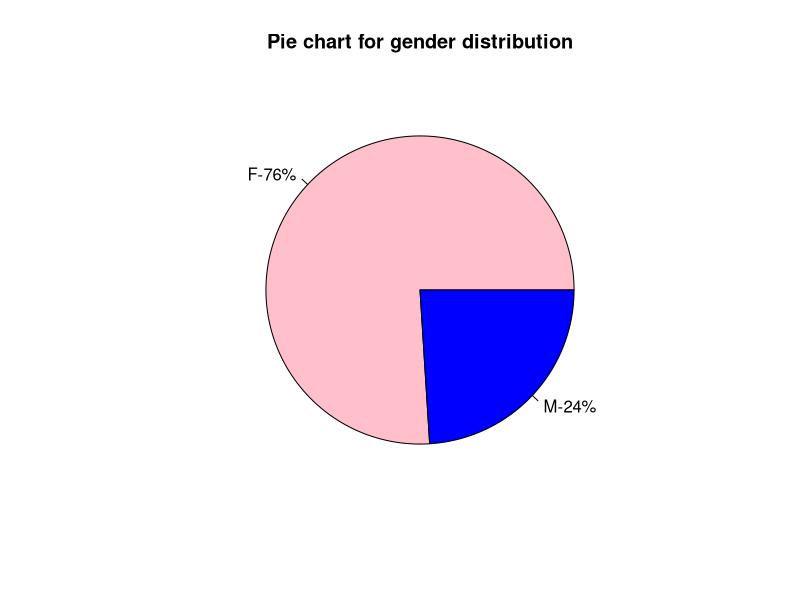
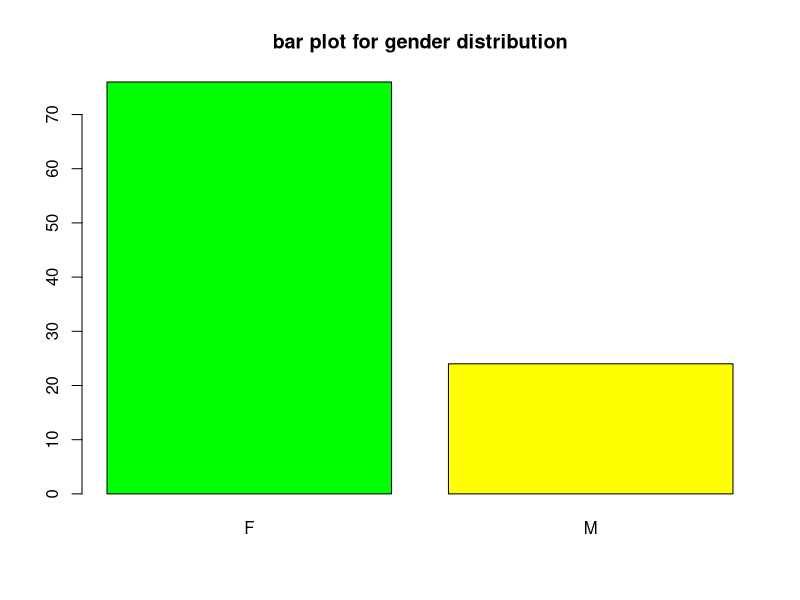
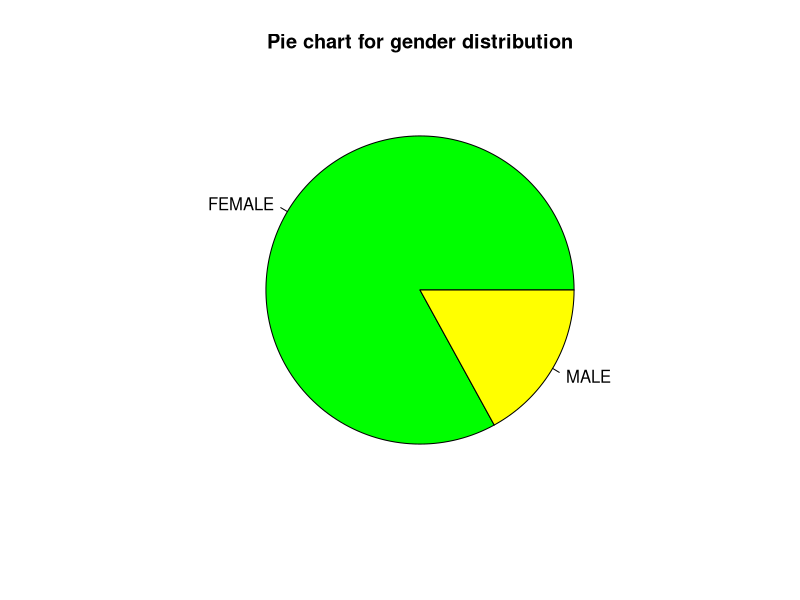
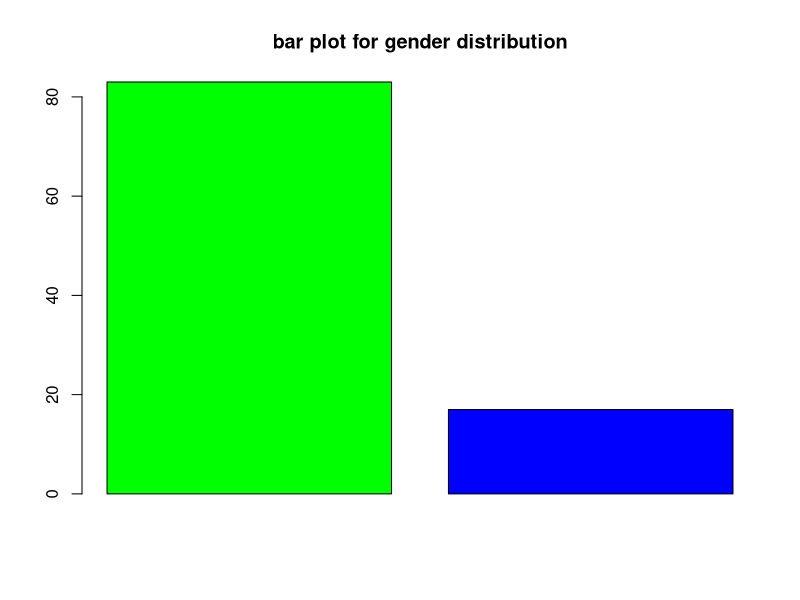
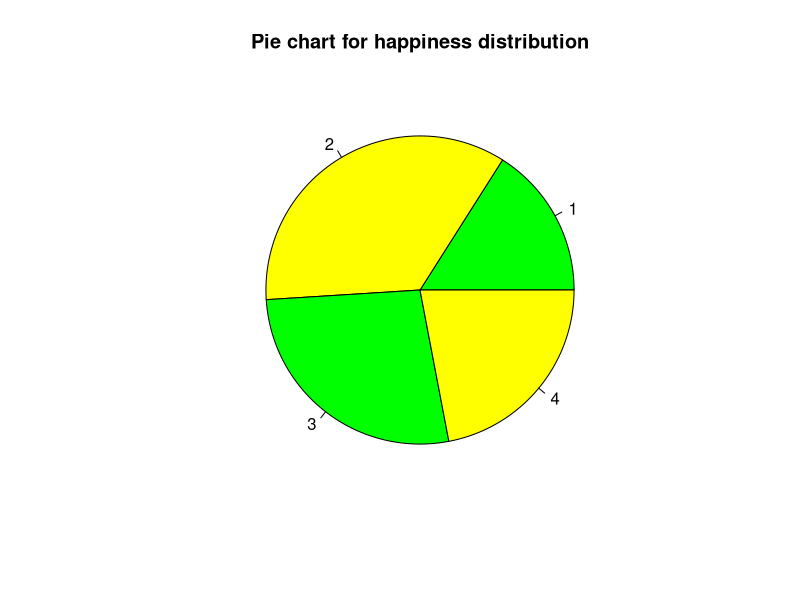
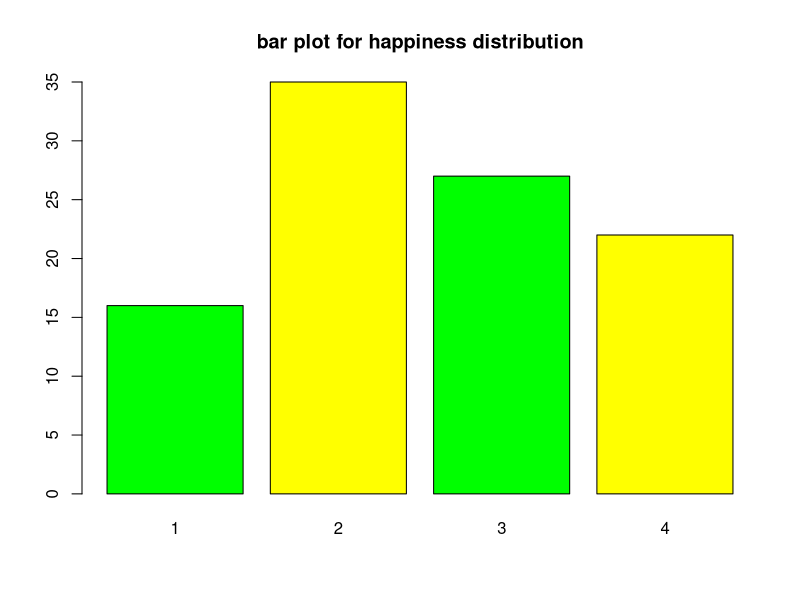
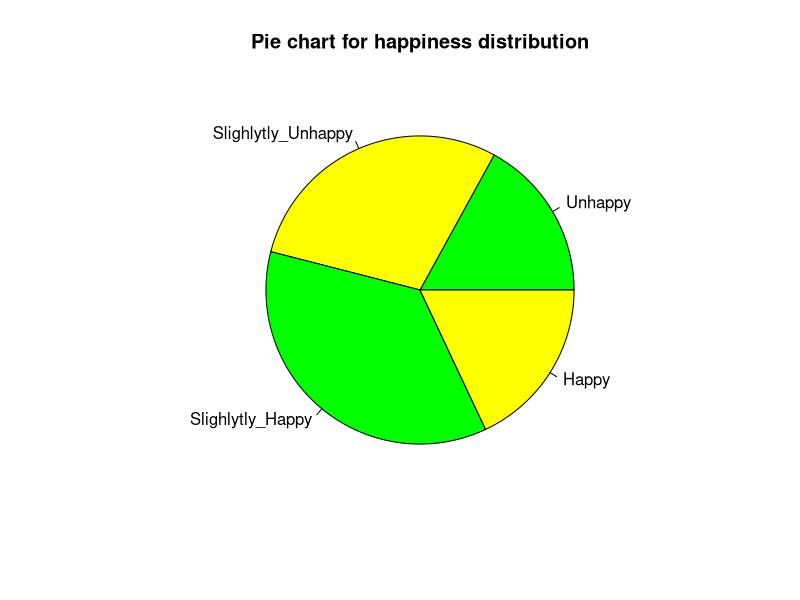
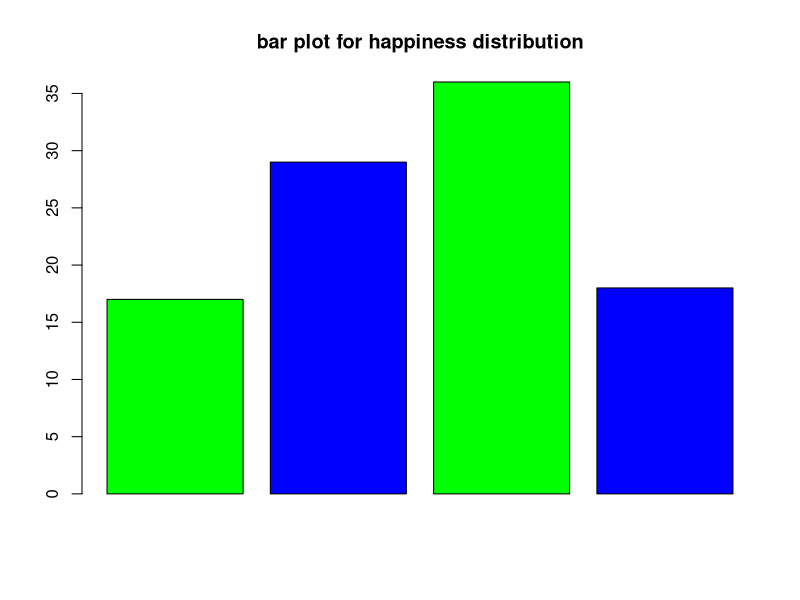

The R source for these figures, in order:
#################################################################################
#########################       ADDITIONAL    ###################################
#################################################################################
# Creating GENDER variable : METHOD 01
set.seed(111)
GENDER= rbinom(100,1,0.2)
GENDER[GENDER==0] = "F"
GENDER[GENDER==1] = "M"
GENDER
#Creating GENDER variable : METHOD 02
# Using sample function
GENDER_01 = sample(c("M","F"), size = 100, replace = T, prob = c(0.2,0.8))


#Creating AGE variable : METHOD 01
AGE= rnorm(100,55,2.5)
AGE=round(AGE,0)
#Creating AGE variable : METHOD 02
#Using sample function
AGE_01 = sample(c(55:65), size = 100, replace = T, prob = 1/11*c(1,1,1,1,1,1,1,1,1,1,1))




#Creating FAMILY variable : METHOD 01
FAMILY = rpois(100,3) + 1
#Creating FAMILY variable : METHOD 02
#Using sample function
FAMILY_01 = sample(c(2:7), size = 100, replace = T, prob = c(0.05,0.2,0.25,.25,.2,.05))


#Creating SALARY Variable : METHOD 01
SALARY = rnorm(100,50000,20000)

#Creating HAPINESS variable : METHOD 01
HAPPYNESS_SCORE = sample(c(1,2,3,4), size = 100, replace = T, prob = c(0.2,0.3,0.3,0.2))

# Creating the Data Frame
Happiness = data.frame(GENDER_01, AGE_01, FAMILY_01, SALARY, HAPPYNESS_SCORE)

#################################################################################
#################################################################################
#################################################################################


# Task 06 : Categorical Data ANalysis

# Frequency Tables , Pie Charts , Barplots
# 1.  table function, prop.table function , chisq.test function
# 2.  pie function
# 3.  barplot function



# import dataset
attach(Happiness)
View(Happiness)

# categorical : nominal variable : GENDER

gender_table = table(Happiness$GENDER_01)
gender_table

prop.table(gender_table)
round(prop.table(gender_table),1) 

pie(gender_table , main = "Pie chart for gender distribution", col = c("pink","blue"), labels = c("F-76%", "M-24%"))
barplot(gender_table,main = "bar plot for gender distribution", col = c("green","yellow") )

x = c(83,17)
labels = c("FEMALE","MALE")
pie(x,labels,main = "Pie chart for gender distribution", col = c("green","yellow"))
barplot(x,main = "bar plot for gender distribution", col = c("green","blue") )

# categorical : ordinal variable : HAPPINESS SCORE
happiness_table = table(Happiness$HAPPYNESS_SCORE)
prop.table(happiness_table)
chisq.test(happiness_table)

pie(happiness_table,main = "Pie chart for happiness distribution", col = c("green","yellow"))
barplot(happiness_table,main = "bar plot for happiness distribution", col = c("green","yellow") )

x1 = c(17,29, 36, 18)
labels1 = c("Unhappy","Slighlytly_Unhappy","Slighlytly_Happy","Happy")
pie(x1,labels1,main = "Pie chart for happiness distribution", col = c("green","yellow"))
barplot(x1,main = "bar plot for happiness distribution", col = c("green","blue") )


# 2-Way Tables 
gender_hapiness = table(Happiness$GENDER_01,Happiness$HAPPYNESS_SCORE)
prop.table(gender_hapiness,1)
prop.table(gender_hapiness,2)

barplot(gender_hapiness, col = c("pink","purple"))

# task 07 : Numerical Data Analysis

# Numerical : Discrete variables: Number of members in the Family
#1.  stem()function
#2.  hist()function
#3.  boxplot() function

CO2$

Happiness$FAMILY_01
hist(Happiness$FAMILY_01)
stem(Happiness$FAMILY_01)
hist(Happiness$FAMILY_01, col="pink",main="distribution of age of participants
in the study",xlab = "age distribution" ,)




# Numerical : Continous Variable : AGE
stem(Happiness$AGE_01,2)

hist(Happiness$AGE_01, col="pink", freq = T)
hist(Happiness$AGE_01, col="pink", freq = F)
hist(Happiness$AGE_01, col="pink", freq = F, 
     main="distribution of age of participants in the study", xlab = "age distribution")
hist(Happiness$AGE_01, col="pink", freq = F, 
     main="distribution of age of participants in the study", xlab = "age distribution", breaks=10)
boxplot(Happiness$AGE_01, col="pink", freq = F,
        main="distribution of age of participants in the study", xlab = "age distribution")

# Numerical : Continous Variable : SALARY

hist(Happiness$SALARY, col="pink", freq = T)
hist(Happiness$SALARY, col="pink", freq = F)
hist(Happiness$SALARY, col="green", freq = F, 
     main="distribution of salary of participants in the study", xlab = "salaries distribution")
boxplot(Happiness$SALARY, col="pink", freq = F, 
        main="distribution of salary of participants in the study", xlab = "salaries distribution")


# TWO-WAY Analysis
boxplot(Happiness$SALARY~Happiness$GENDER_01, 
        main="distribution of salary of participants in the study", xlab = "salaries distribution", col= c("green", "yellow"))


# numerical ~ categorical 


